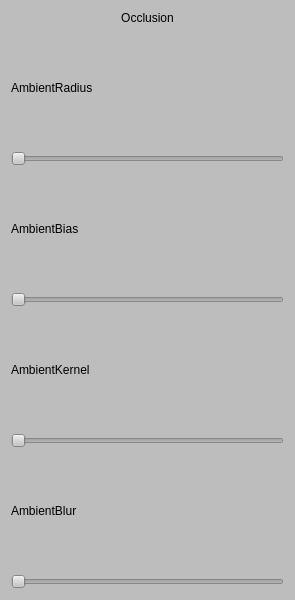
<?xml version="1.0" encoding="UTF-8"?>
<ui version="4.0">
 <class>Occlusion</class>
 <widget class="QWidget" name="Occlusion">
  <property name="geometry">
   <rect>
    <x>0</x>
    <y>0</y>
    <width>295</width>
    <height>600</height>
   </rect>
  </property>
  <property name="windowTitle">
   <string>Occlusion</string>
  </property>
  <property name="styleSheet">
   <string notr="true">background-color:rgb(189,189, 189);</string>
  </property>
  <layout class="QGridLayout" name="gridLayout">
   <item row="0" column="0">
    <layout class="QVBoxLayout" name="verticalLayout_6" stretch="0,1">
     <item>
      <widget class="QLabel" name="label">
       <property name="layoutDirection">
        <enum>Qt::LeftToRight</enum>
       </property>
       <property name="styleSheet">
        <string notr="true"/>
       </property>
       <property name="text">
        <string>Occlusion</string>
       </property>
       <property name="alignment">
        <set>Qt::AlignCenter</set>
       </property>
      </widget>
     </item>
     <item>
      <layout class="QVBoxLayout" name="verticalLayout_5">
       <item>
        <layout class="QVBoxLayout" name="verticalLayout">
         <item>
          <widget class="QLabel" name="AmbientRadiusLabel">
           <property name="text">
            <string>AmbientRadius</string>
           </property>
          </widget>
         </item>
         <item>
          <widget class="QSlider" name="AmbientRadiusSlide">
           <property name="orientation">
            <enum>Qt::Horizontal</enum>
           </property>
          </widget>
         </item>
        </layout>
       </item>
       <item>
        <layout class="QVBoxLayout" name="verticalLayout_2">
         <item>
          <widget class="QLabel" name="AmbientBias">
           <property name="text">
            <string>AmbientBias</string>
           </property>
          </widget>
         </item>
         <item>
          <widget class="QSlider" name="AmbientBiasSlider">
           <property name="orientation">
            <enum>Qt::Horizontal</enum>
           </property>
          </widget>
         </item>
        </layout>
       </item>
       <item>
        <layout class="QVBoxLayout" name="verticalLayout_3">
         <item>
          <widget class="QLabel" name="AmbientLernelLabel">
           <property name="text">
            <string>AmbientKernel</string>
           </property>
          </widget>
         </item>
         <item>
          <widget class="QSlider" name="AmbientLernelSlider">
           <property name="orientation">
            <enum>Qt::Horizontal</enum>
           </property>
          </widget>
         </item>
        </layout>
       </item>
       <item>
        <layout class="QVBoxLayout" name="verticalLayout_4">
         <item>
          <widget class="QLabel" name="AmbientBlur">
           <property name="text">
            <string>AmbientBlur</string>
           </property>
          </widget>
         </item>
         <item>
          <widget class="QSlider" name="AmbientBlurSlider">
           <property name="orientation">
            <enum>Qt::Horizontal</enum>
           </property>
          </widget>
         </item>
        </layout>
       </item>
      </layout>
     </item>
    </layout>
   </item>
  </layout>
 </widget>
 <resources/>
 <connections/>
</ui>
